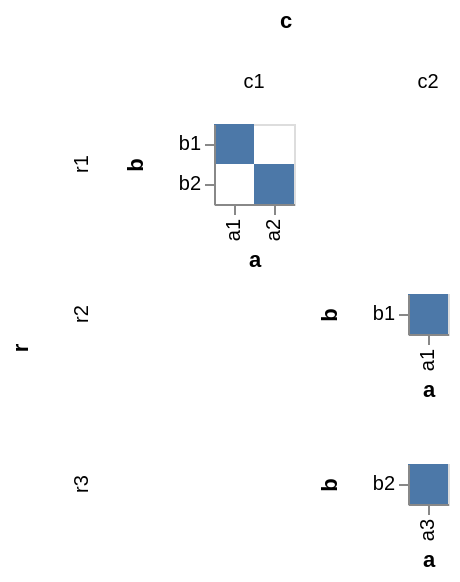

Write a Vega-Lite specification for this figure.
### Vega specification from a JSON file in a GitHub repository (floating-point values rounded to 4 significant figures)
{"$schema": "https://vega.github.io/schema/vega/v4.json", "autosize": "pad", "padding": 5, "data": [{"name": "source_0", "values": [{"r": "r1", "c": "c1", "a": "a1", "b": "b1"}, {"r": "r1", "c": "c1", "a": "a2", "b": "b2"}, {"r": "r2", "c": "c2", "a": "a1", "b": "b1"}, {"r": "r3", "c": "c2", "a": "a3", "b": "b2"}]}, {"name": "cross_column_domain_row_domain", "source": "source_0", "transform": [{"type": "aggregate", "groupby": ["c", "r"], "fields": ["a", "b"], "ops": ["distinct", "distinct"]}]}, {"name": "column_domain", "source": "cross_column_domain_row_domain", "transform": [{"type": "aggregate", "groupby": ["c"], "fields": ["distinct_a"], "ops": ["max"], "as": ["distinct_a"]}]}, {"name": "row_domain", "source": "cross_column_domain_row_domain", "transform": [{"type": "aggregate", "groupby": ["r"], "fields": ["distinct_b"], "ops": ["max"], "as": ["distinct_b"]}]}], "signals": [{"name": "child_x_step", "value": 20}, {"name": "child_y_step", "value": 20}], "layout": {"padding": {"row": 10, "column": 10}, "offset": {"rowTitle": 10, "columnTitle": 10}, "columns": {"signal": "length(data('column_domain'))"}, "bounds": "full", "align": "all"}, "marks": [{"name": "row-title", "type": "group", "role": "row-title", "title": {"text": "r", "offset": 10, "orient": "left", "style": "guide-title"}}, {"name": "column-title", "type": "group", "role": "column-title", "title": {"text": "c", "offset": 10, "style": "guide-title"}}, {"name": "row_header", "type": "group", "role": "row-header", "from": {"data": "row_domain"}, "sort": {"field": "datum[\"r\"]", "order": "ascending"}, "title": {"text": {"signal": "''+parent[\"r\"]"}, "offset": 10, "orient": "left", "style": "guide-label", "baseline": "middle"}, "encode": {"update": {"height": {"signal": "bandspace(datum[\"distinct_b\"], 0, 0) * child_y_step"}}}}, {"name": "column_header", "type": "group", "role": "column-header", "from": {"data": "column_domain"}, "sort": {"field": "datum[\"c\"]", "order": "ascending"}, "title": {"text": {"signal": "''+parent[\"c\"]"}, "offset": 10, "style": "guide-label", "baseline": "middle"}, "encode": {"update": {"width": {"signal": "bandspace(datum[\"distinct_a\"], 0, 0) * child_x_step"}}}}, {"name": "cell", "type": "group", "style": "cell", "from": {"facet": {"name": "facet", "data": "source_0", "groupby": ["r", "c"], "aggregate": {"cross": true, "fields": ["a", "b"], "ops": ["distinct", "distinct"], "as": ["distinct_a", "distinct_b"]}}}, "sort": {"field": ["datum[\"r\"]", "datum[\"c\"]"], "order": ["ascending", "ascending"]}, "encode": {"update": {"width": {"signal": "bandspace(datum[\"distinct_a\"], 0, 0) * child_x_step"}, "height": {"signal": "bandspace(datum[\"distinct_b\"], 0, 0) * child_y_step"}}}, "marks": [{"name": "child_marks", "type": "rect", "style": ["rect"], "from": {"data": "facet"}, "encode": {"update": {"fill": {"value": "#4c78a8"}, "tooltip": {"signal": "{\"b\": ''+datum[\"b\"], \"a\": ''+datum[\"a\"]}"}, "x": {"scale": "child_x", "field": "a"}, "width": {"scale": "child_x", "band": true}, "y": {"scale": "child_y", "field": "b"}, "height": {"scale": "child_y", "band": true}}}}], "scales": [{"name": "child_x", "type": "band", "domain": {"data": "facet", "field": "a", "sort": true}, "range": {"step": {"signal": "child_x_step"}}, "paddingInner": 0, "paddingOuter": 0}, {"name": "child_y", "type": "band", "domain": {"data": "facet", "field": "b", "sort": true}, "range": {"step": {"signal": "child_y_step"}}, "paddingInner": 0, "paddingOuter": 0}], "axes": [{"scale": "child_x", "orient": "bottom", "grid": false, "title": "a", "labelAlign": "right", "labelAngle": 270, "labelBaseline": "middle", "zindex": 1}, {"scale": "child_y", "orient": "left", "grid": false, "title": "b", "zindex": 1}]}], "config": {"axisY": {"minExtent": 30}}}
